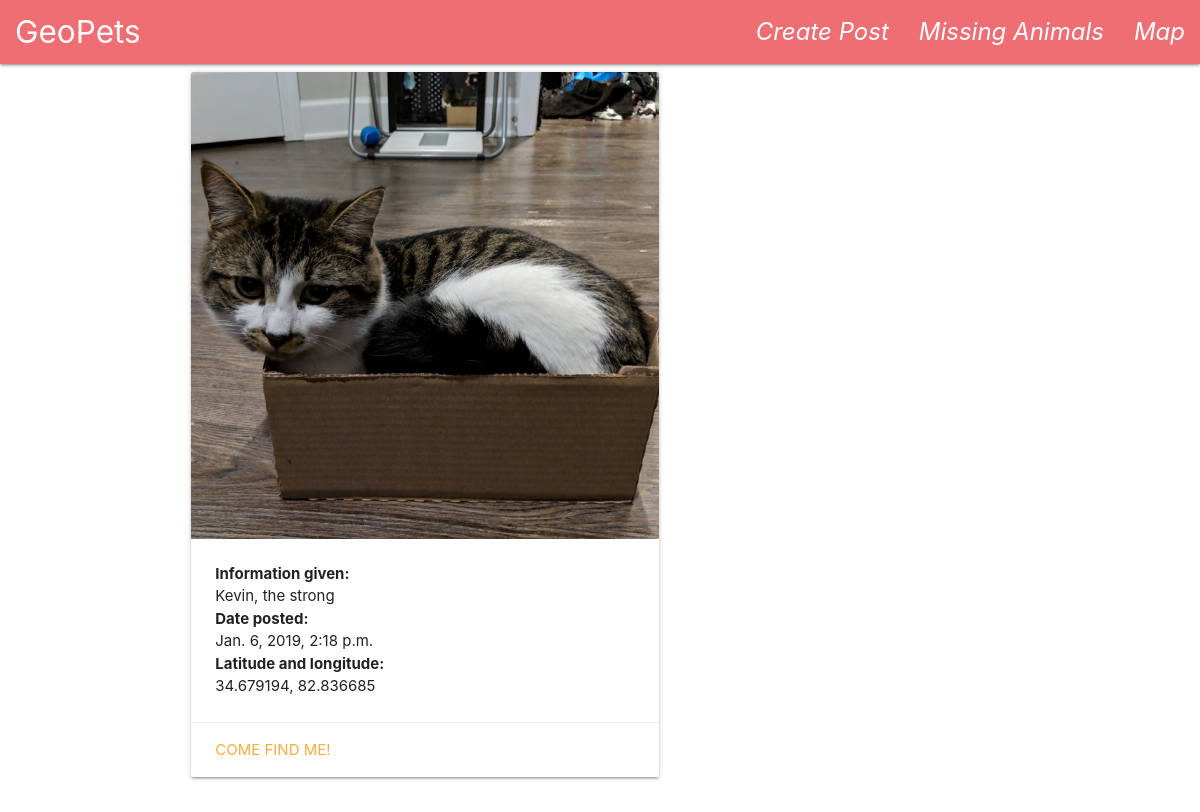
The app's page /geopet/list_inputs, older data.
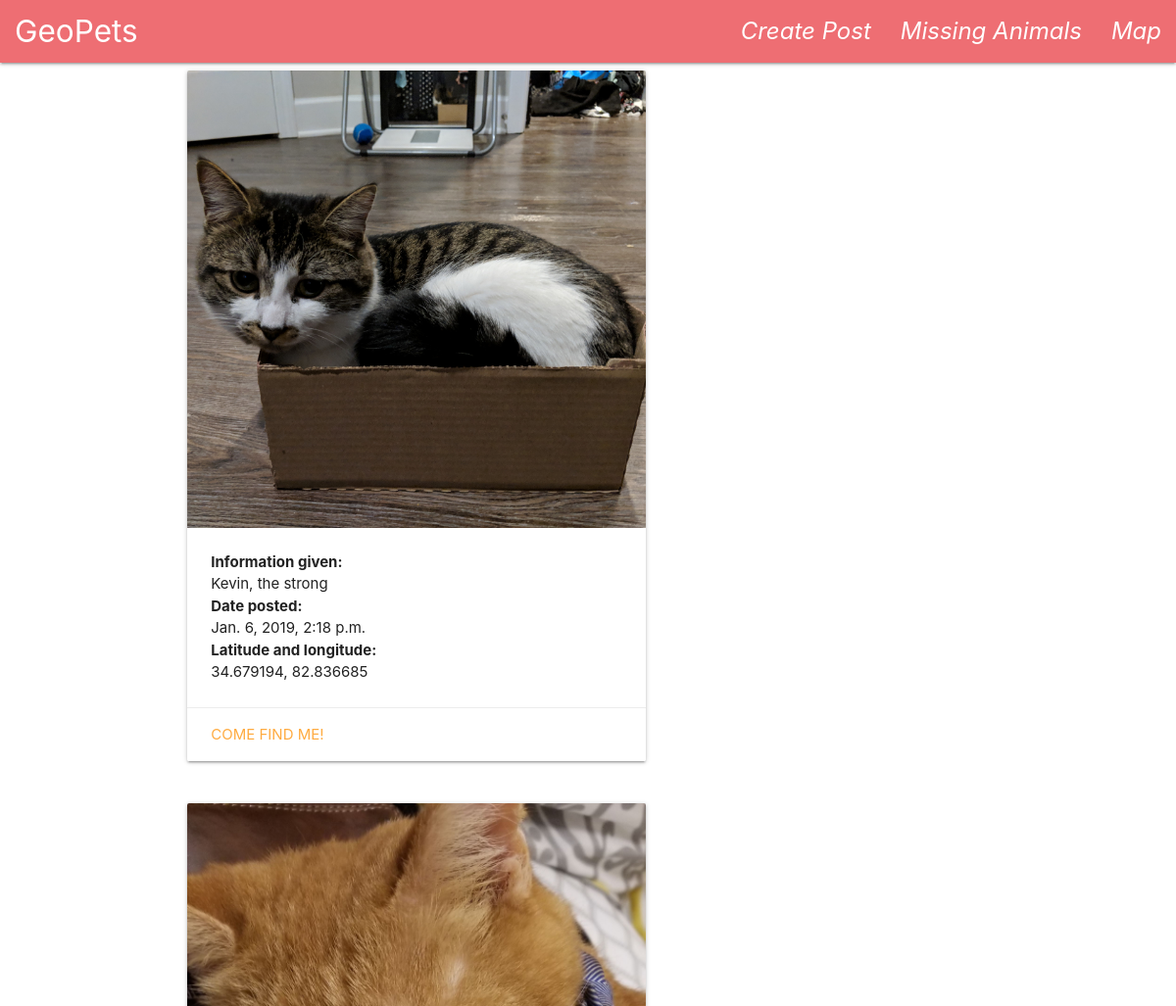
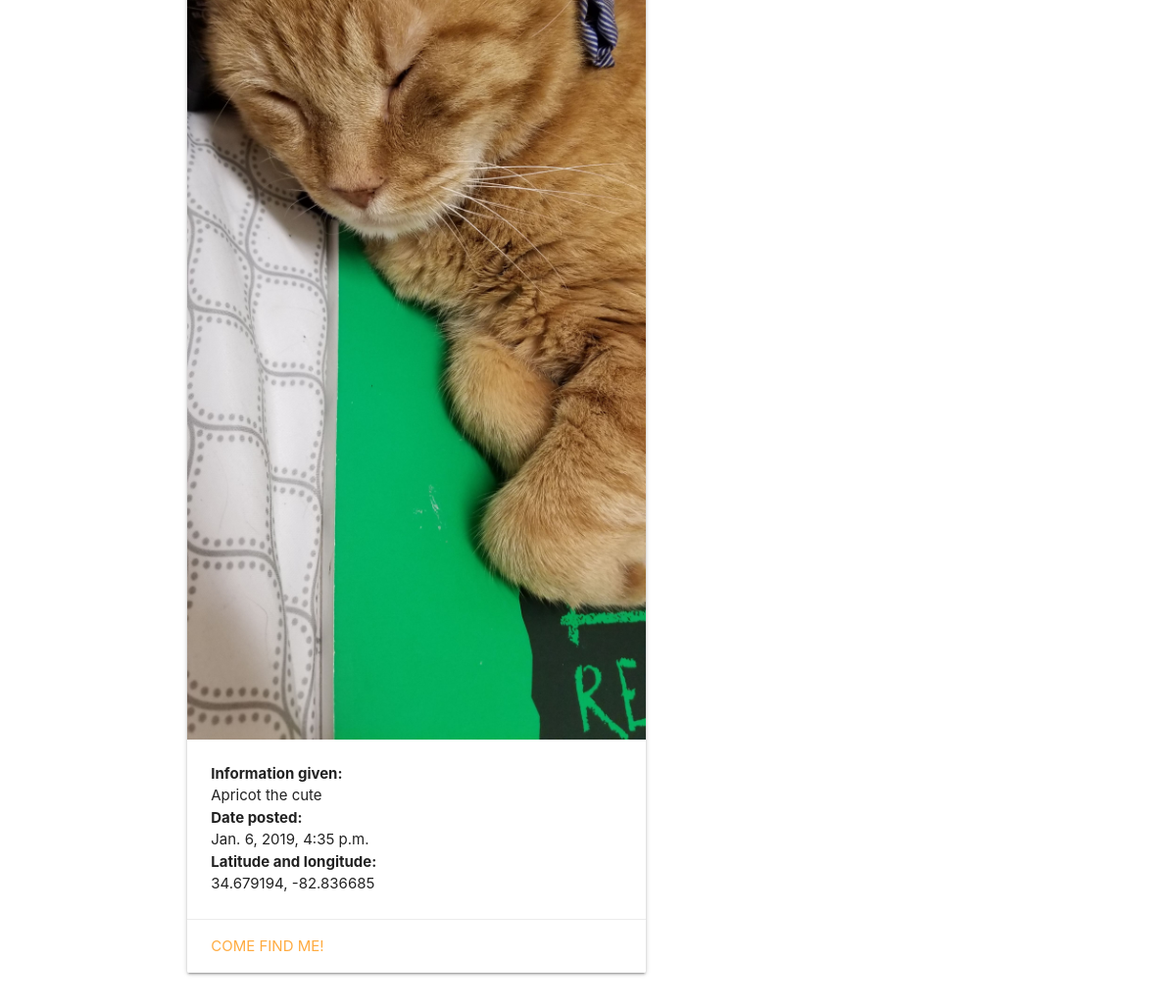
The same page, newer data (2 pictures, top to bottom).
### findpet/models.py (models this page shows, shortened)
class pet(models.Model):
    description = models.TextField()
    lng = models.DecimalField(max_digits = 9, decimal_places = 6)
    lat = models.DecimalField(max_digits = 9, decimal_places = 6)
    date_published = models.DateTimeField(auto_now_add = True)
    image = models.ImageField(upload_to = 'pet_pics/', default = 'pet_pics/None/no-img.jpg')

### findpet/views.py (the view)
# urls.py: path('geopet/list_inputs', views.descriptionListView.as_view(), name = 'list_view'),
class descriptionListView(ListView):
    model = pet

### findpet/templates/findpet/pet_list.html
{% extends 'container.html' %}
{% block content %}
{% for pet in object_list %}
    <div class="row">
            <div class="col s12 m7">
            <div class="card">
                <div class="card-image">
                <img src= "/media/{{ pet.image }}">
                </div>
                <div class="card-content">
                <p>
                    <div><b>
                        Information given:
                    </div></b>
                    {{ pet.description }}
                    <div><b>
                        Date posted:
                    </div></b>
                    <div>
                        {{ pet.date_published }}
                    </div>
                    <b>Latitude and longitude:</b>
                    <div>
                        {{ pet.lat}}, {{ pet.lng }}
                    </div>
                </p>
                </div>
                <div class="card-action">
                <a href="/geopet/post_created/{{pet.id}}">Come Find Me!</a>
                </div>
            </div>
            </div>
        </div>
{% endfor %}
{% endblock %}

### findpet/templates/container.html
{% include 'nav.html' %}
<div class = "container">
    {% block content %}
    {% endblock %}
</div>

### findpet/templates/nav.html (shortened to what this page needs)
<link rel="stylesheet" href="https://cdnjs.cloudflare.com/ajax/libs/materialize/1.0.0/css/materialize.min.css">
<link rel="stylesheet" href="https://use.fontawesome.com/releases/v5.6.3/css/all.css">
  <nav>
        <div class="nav-wrapper">
          <a href="{% url 'list_view' %}" class="brand-logo">GeoPets</a>
          <ul class="right hide-on-med-and-down">
            <li><a href="{% url 'creat_post' %}"><i class="material-icons">Create Post</i></a></li>
            <li><a href="{% url 'list_view' %}"><i class="material-icons">Missing Animals</i></a></li>
            <li><a href="{% url 'map_view' %}"><i class="material-icons">Map</i></a></li>
          </ul>
        </div>
      </nav>

Row changes from the older to the newer data that the page shows:
added pet: image (picture), description "Apricot the cute", date_published "Jan. 6, 2019, 4:35 p.m.", lat "34.679194", lng "-82.836685"
